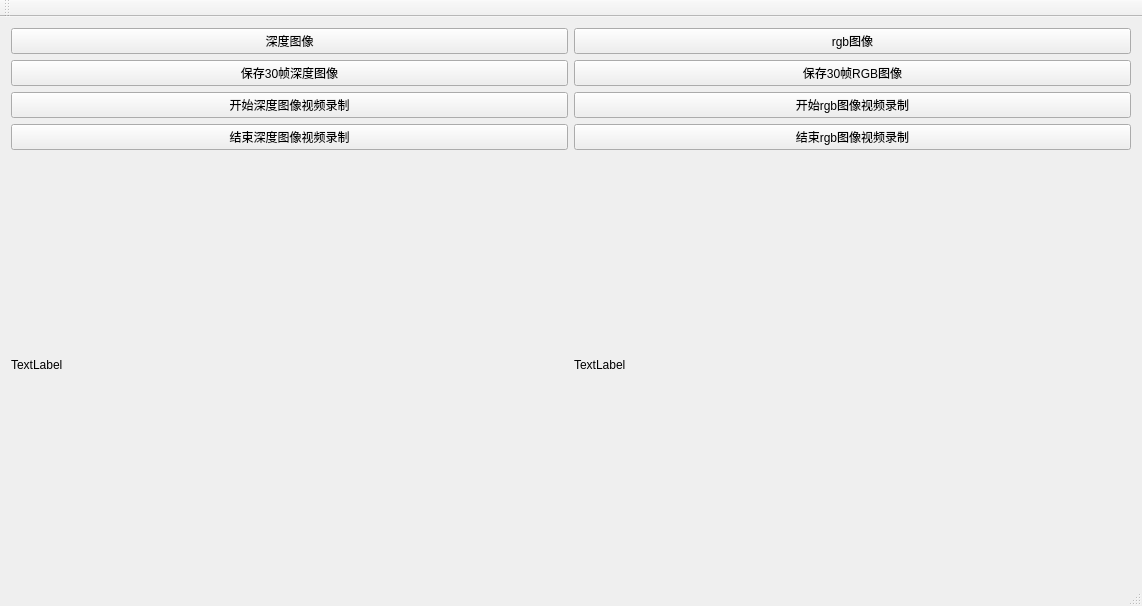
<?xml version="1.0" encoding="UTF-8"?>
<ui version="4.0">
 <class>OrbbecDemoClass</class>
 <widget class="QMainWindow" name="OrbbecDemoClass">
  <property name="geometry">
   <rect>
    <x>0</x>
    <y>0</y>
    <width>1142</width>
    <height>606</height>
   </rect>
  </property>
  <property name="windowTitle">
   <string>OrbbecDemo</string>
  </property>
  <widget class="QWidget" name="centralWidget">
   <layout class="QGridLayout" name="gridLayout">
    <item row="0" column="0">
     <widget class="QPushButton" name="btn_depth">
      <property name="text">
       <string>深度图像</string>
      </property>
     </widget>
    </item>
    <item row="1" column="0">
     <widget class="QPushButton" name="btn_save_depth_png">
      <property name="text">
       <string>保存30帧深度图像</string>
      </property>
     </widget>
    </item>
    <item row="1" column="1">
     <widget class="QPushButton" name="btn_save_color_png">
      <property name="text">
       <string>保存30帧RGB图像</string>
      </property>
     </widget>
    </item>
    <item row="3" column="1">
     <widget class="QPushButton" name="btn_stop_color">
      <property name="text">
       <string>结束rgb图像视频录制</string>
      </property>
     </widget>
    </item>
    <item row="0" column="1">
     <widget class="QPushButton" name="btn_color">
      <property name="text">
       <string>rgb图像</string>
      </property>
     </widget>
    </item>
    <item row="4" column="1">
     <widget class="QLabel" name="label_color">
      <property name="text">
       <string>TextLabel</string>
      </property>
     </widget>
    </item>
    <item row="3" column="0">
     <widget class="QPushButton" name="btn_stop_depth">
      <property name="text">
       <string>结束深度图像视频录制</string>
      </property>
     </widget>
    </item>
    <item row="4" column="0">
     <widget class="QLabel" name="label_depth">
      <property name="text">
       <string>TextLabel</string>
      </property>
     </widget>
    </item>
    <item row="2" column="0">
     <widget class="QPushButton" name="btn_save_depth_avi">
      <property name="text">
       <string>开始深度图像视频录制</string>
      </property>
     </widget>
    </item>
    <item row="2" column="1">
     <widget class="QPushButton" name="btn_save_color_avi">
      <property name="text">
       <string>开始rgb图像视频录制</string>
      </property>
     </widget>
    </item>
   </layout>
  </widget>
  <widget class="QMenuBar" name="menuBar">
   <property name="geometry">
    <rect>
     <x>0</x>
     <y>0</y>
     <width>1142</width>
     <height>26</height>
    </rect>
   </property>
  </widget>
  <widget class="QToolBar" name="mainToolBar">
   <attribute name="toolBarArea">
    <enum>TopToolBarArea</enum>
   </attribute>
   <attribute name="toolBarBreak">
    <bool>false</bool>
   </attribute>
  </widget>
  <widget class="QStatusBar" name="statusBar"/>
 </widget>
 <layoutdefault spacing="6" margin="11"/>
 <resources>
  <include location="OrbbecDemo.qrc"/>
 </resources>
 <connections/>
</ui>
